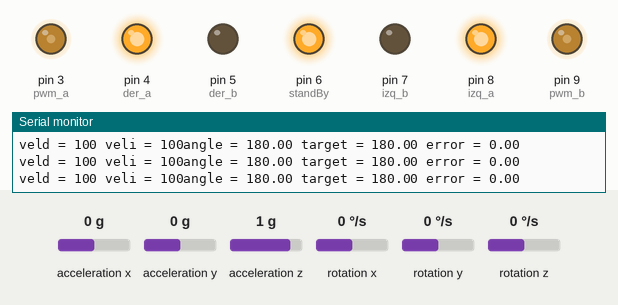
Recording of a sketch running on a simulated Arduino Uno, built for the host (arithmetic inside an expression is 32-bit, double 64-bit). On the bench: output pins drawn as LEDs (lit = HIGH), the last lines printed to the serial monitor. Inputs (shaded band) come from the test bench; at power-on: rotation y 0 °/s, acceleration y 0 g, acceleration x 0 g, rotation z 0 °/s, acceleration z 1 g, rotation x 0 °/s.

Above: at 1.2 s.
1.3 s: rotation y set to -33 °/s
4.3 s: rotation y set to -40 °/s
At 5.8 s:
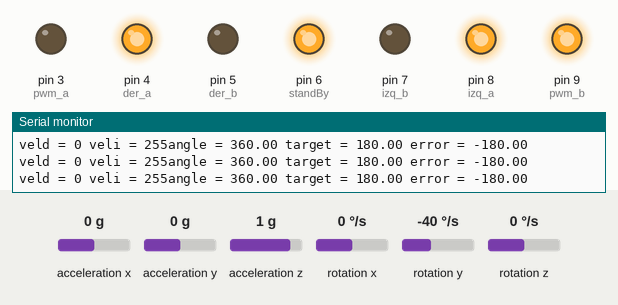
7.3 s: acceleration y set to -1.4 g
At 8.44 s:
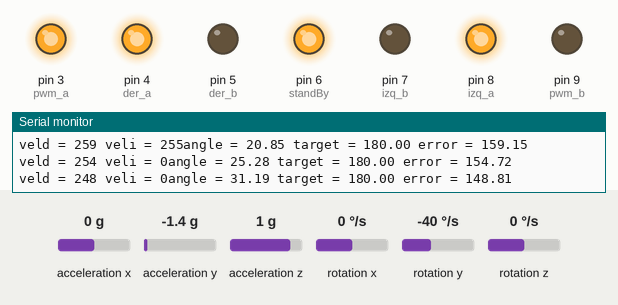
10.3 s: acceleration x set to -1.4 g
At 12.26 s:
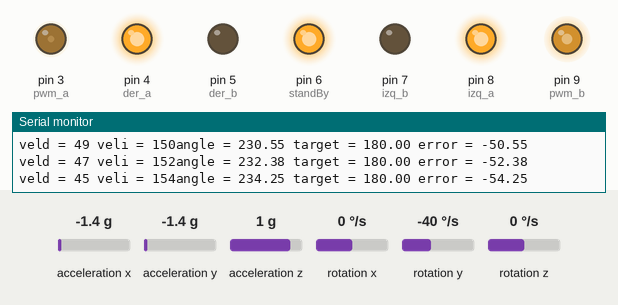
13.3 s: rotation z set to -192 °/s
Timing chart, 0 to 17.3 s (numbered marks = the images above; inputs shaded):
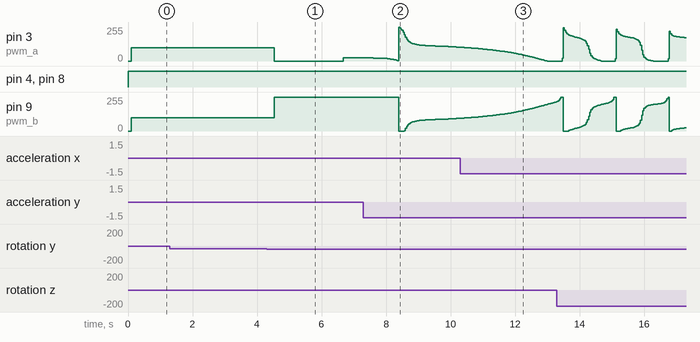

The sketch:

pid_angle.ino
```cpp
#include <CurieIMU.h>
#include <MadgwickAHRS.h>

Madgwick filter;
unsigned long microsPerReading, microsPrevious;

const int pwm_a = 3;
const int der_a = 4;
const int der_b = 5;
const int pwm_b = 9;
const int izq_a = 8;
const int izq_b = 7;
const int standBy = 6;
float velDer=50,velIzq=50;

int vel_d = 100;
int vel_i = 100;
int vel_pid_d = 0;
int vel_pid_i = 0;


float target_angle;
float error;


float Kp = 1;


float get_motion(){
    int aix, aiy, aiz;
    int gix, giy, giz;
    float ax, ay, az;
    float gx, gy, gz;
    float heading;
    unsigned long microsNow;
    microsNow = micros();
    if (microsNow - microsPrevious >= microsPerReading) {
        CurieIMU.readMotionSensor(aix, aiy, aiz, gix, giy, giz);
        ax = convertRawAcceleration(aix);
        ay = convertRawAcceleration(aiy);
        az = convertRawAcceleration(aiz);
        gx = convertRawGyro(gix);
        gy = convertRawGyro(giy);
        gz = convertRawGyro(giz);
        filter.updateIMU(gx, gy, gz, ax, ay, az);
        heading = filter.getYaw();
        /*Serial.println(heading);*/
        microsPrevious = microsPrevious + microsPerReading;
        }
    return heading;
}
void pid_check(float target){

    float angle_check = get_motion();

    error = target - angle_check;

    //Serial.println(error);
    vel_pid_i = vel_i - Kp*error;
    vel_pid_d = vel_d + Kp*error;
    if (vel_pid_i > 255) {
        vel_pid_i = 255;
    }
    if (vel_pid_i < 0) {
        vel_pid_i = 0;
    }
    if (vel_pid_d > 255) {
        vel_pid_i = 255;
    }
    if (vel_pid_d < 0) {
        vel_pid_d = 0;
    }

    Serial.print("veld = ");
    Serial.print(vel_pid_d);
    Serial.print(" veli = ");
    Serial.print(vel_pid_i);
    Serial.print("angle = ");
    Serial.print(angle_check);
    Serial.print(" target = ");
    Serial.print(target);
    Serial.print(" error = ");
    Serial.println(error);

}

void setup() {
    pinMode(standBy, OUTPUT);
    pinMode(pwm_a, OUTPUT);
    pinMode(der_a, OUTPUT);
    pinMode(der_b, OUTPUT);
    pinMode(pwm_b, OUTPUT);
    pinMode(izq_a, OUTPUT);
    pinMode(izq_b, OUTPUT);
    digitalWrite(standBy, HIGH);
    Serial.begin(115200);
  CurieIMU.begin();
  CurieIMU.autoCalibrateGyroOffset();
  CurieIMU.autoCalibrateAccelerometerOffset(X_AXIS, 0);
  CurieIMU.autoCalibrateAccelerometerOffset(Y_AXIS, 0);
  CurieIMU.autoCalibrateAccelerometerOffset(Z_AXIS, 1);
  CurieIMU.setGyroRate(25);
  CurieIMU.setAccelerometerRate(25);
  filter.begin(25);
  CurieIMU.setAccelerometerRange(2);
  CurieIMU.setGyroRange(250);

  microsPerReading = 1000000 / 28;


    int aix, aiy, aiz;
    int gix, giy, giz;
    float ax, ay, az;
    float gx, gy, gz;
  microsPrevious = micros();
  CurieIMU.readMotionSensor(aix, aiy, aiz, gix, giy, giz);
        ax = convertRawAcceleration(aix);
        ay = convertRawAcceleration(aiy);
        az = convertRawAcceleration(aiz);
        gx = convertRawGyro(gix);
        gy = convertRawGyro(giy);
        gz = convertRawGyro(giz);
        filter.updateIMU(gx, gy, gz, ax, ay, az);


        target_angle = filter.getYaw();
}

void loop() {

    analogWrite(pwm_a, vel_pid_d);
    digitalWrite(der_a,HIGH);
    digitalWrite(der_b,LOW);
    analogWrite(pwm_b,vel_pid_i);
    digitalWrite(izq_a,HIGH);
    digitalWrite(izq_b,LOW);
    unsigned long microsNow;
    microsNow = micros();
    if (microsNow - microsPrevious >= 100000) {
    pid_check(target_angle);

    }

}

float convertRawAcceleration(int aRaw) {
  float a = (aRaw * 2.0) / 32768.0;
  return a;
}

float convertRawGyro(int gRaw) {
  float g = (gRaw * 250.0) / 32768.0;
  return g;
}
```

Measured:
- the behaviour switches between -35 and -36 °/s on rotation y (found by bisection; images 0 and 1)
- by itself, pin 9 (pwm_b): ramps from 0/255 to 255/255 and jumps back, once every 1.6 s
